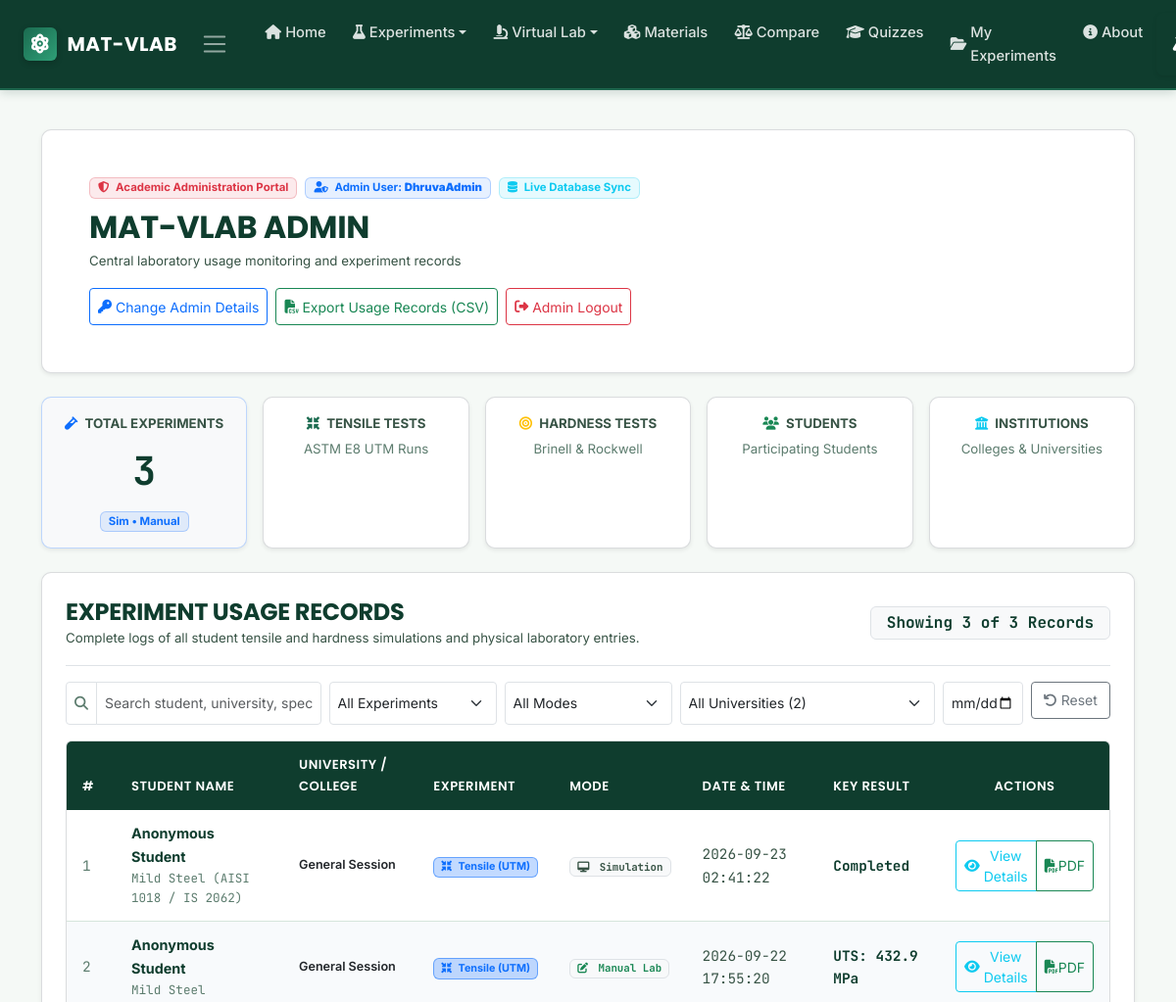
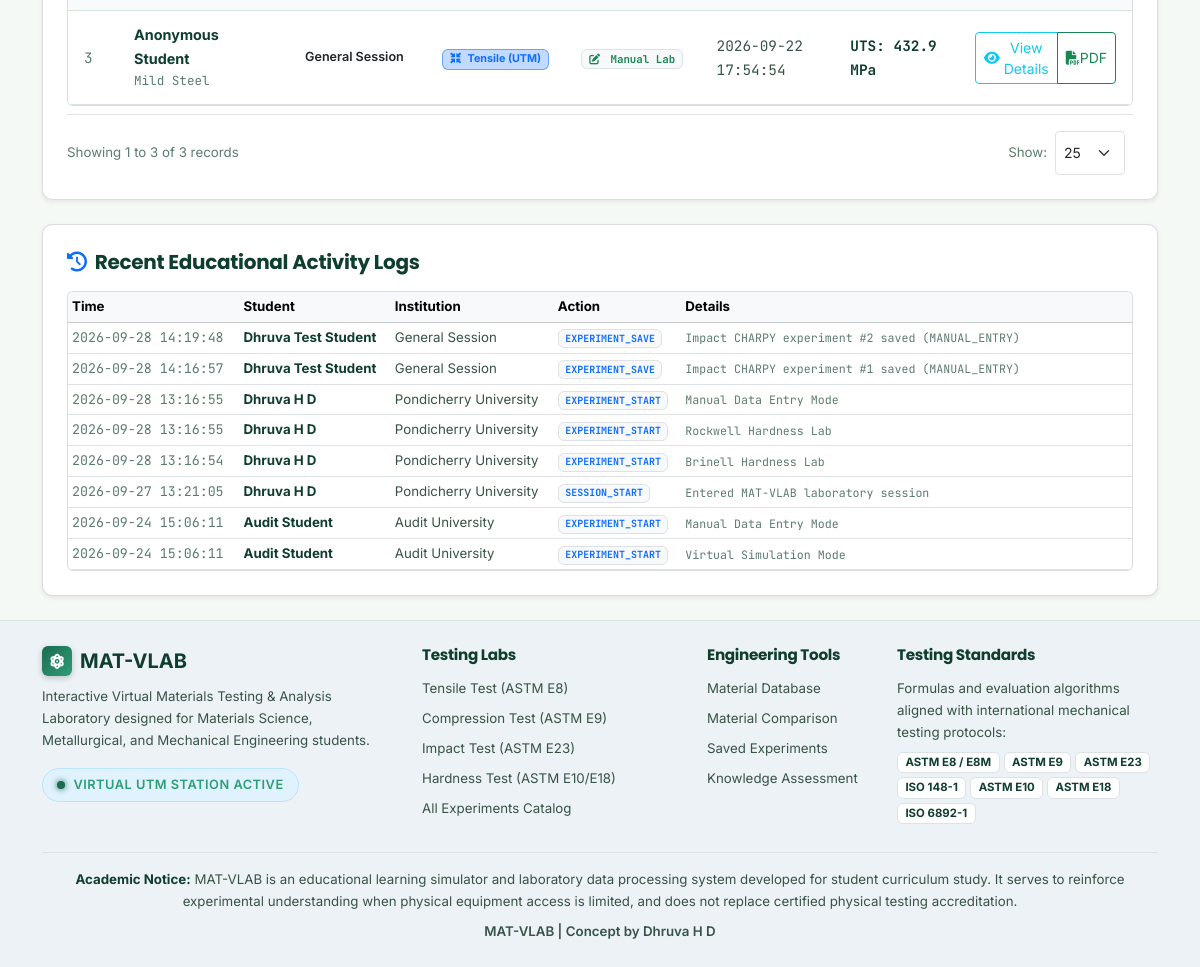
/admin/records (signed in), run on the app's committed database (2 pictures, top to bottom).
### tables this page shows
CREATE TABLE admin_credentials (
    id INTEGER PRIMARY KEY AUTOINCREMENT,
    username TEXT NOT NULL,
    password_hash TEXT NOT NULL,
    updated_at TIMESTAMP DEFAULT CURRENT_TIMESTAMP
);

CREATE TABLE experiments (
        id INTEGER PRIMARY KEY AUTOINCREMENT,
        title TEXT NOT NULL,
        experiment_type TEXT NOT NULL,
        mode TEXT NOT NULL, -- 'VIRTUAL_SIMULATION' or 'MANUAL_ENTRY'
        material_name TEXT NOT NULL,
        original_diameter REAL NOT NULL,
        original_gauge_length REAL NOT NULL,
        final_gauge_length REAL,
        final_diameter REAL,
        notes TEXT,
        created_at TIMESTAMP DEFAULT CURRENT_TIMESTAMP
    , student_id TEXT, student_name TEXT, university TEXT, session_id TEXT);

CREATE TABLE experiment_results (
        id INTEGER PRIMARY KEY AUTOINCREMENT,
        experiment_id INTEGER UNIQUE NOT NULL,
        cross_sectional_area REAL NOT NULL,
        youngs_modulus_gpa REAL,
        yield_strength_mpa REAL,
        uts_mpa REAL,
        max_load_n REAL,
        elongation_pct REAL,
        reduction_area_pct REAL,
        modulus_of_resilience_mj_m3 REAL,
        toughness_mj_m3 REAL,
        conclusion TEXT,
        FOREIGN KEY (experiment_id) REFERENCES experiments (id) ON DELETE CASCADE
    );

CREATE TABLE activity_logs (
        id INTEGER PRIMARY KEY AUTOINCREMENT,
        student_id TEXT,
        activity_type TEXT NOT NULL, -- 'EXPERIMENT_START', 'EXPERIMENT_SAVE', 'QUIZ_ATTEMPT', 'REPORT_DOWNLOAD'
        details TEXT,
        created_at TIMESTAMP DEFAULT CURRENT_TIMESTAMP
    , student_name TEXT, university TEXT, session_id TEXT);

### app.py (the view)
@app.route('/portal-admin')
@app.route('/portal-admin/records')
@app.route('/admin')
@app.route('/admin/records')
@admin_required
def admin_dashboard():
    search_q = request.args.get('q', '').strip()
    selected_uni = request.args.get('university', '').strip()
    selected_type = request.args.get('type', '').strip()
    selected_mode = request.args.get('mode', '').strip()
    selected_date = request.args.get('date', '').strip()
    data = get_admin_dashboard_data(
        search_query=search_q if search_q else None,
        university=selected_uni if selected_uni and selected_uni != 'ALL' else None,
        exp_type=selected_type if selected_type and selected_type != 'ALL' else None,
        mode=selected_mode if selected_mode and selected_mode != 'ALL' else None,
        date_query=selected_date if selected_date else None
    )
    admin_creds = get_admin_credentials()
    return render_template(
        'admin.html',
        active_page='admin',
        stats=data,
        records=data['records'],
        total_records=data['total_records_count'],
        search_q=search_q,
        selected_uni=selected_uni,
        selected_type=selected_type,
        selected_mode=selected_mode,
        selected_date=selected_date,
        admin_creds=admin_creds
    )

### templates/admin.html (shortened to what this page needs)
{% extends "base.html" %}
{% block content %}
<div class="container py-4">
  <div class="lab-card p-4 p-md-5 mb-4 border border-secondary border-opacity-25 shadow-sm">
    <div class="d-flex justify-content-between align-items-center flex-wrap gap-3">
      <div>
        <div class="d-flex align-items-center gap-2 mb-2 flex-wrap">
          <span class="badge bg-danger bg-opacity-10 text-danger border border-danger border-opacity-25 px-2 py-1 fw-bold">
            <i class="fas fa-shield-alt me-1"></i> Academic Administration Portal
          </span>
          <span class="badge bg-primary bg-opacity-10 text-primary border border-primary border-opacity-25 px-2 py-1">
            <i class="fas fa-user-shield me-1"></i> Admin User: <strong>{{ session.get('admin_username') or (admin_creds.username if admin_creds else 'admin') }}</strong>
          </span>
          <span class="badge bg-info bg-opacity-10 text-info border border-info border-opacity-25 px-2 py-1">
            <i class="fas fa-database me-1"></i> Live Database Sync
          </span>
        </div>
        <h1 class="fw-bold text-navy fs-2 mb-1">MAT-VLAB ADMIN</h1>
        <p class="text-secondary small mb-0">
          Central laboratory usage monitoring and experiment records
        </p>
      </div>
      <div class="d-flex flex-wrap gap-2">
        <button type="button" class="btn btn-sm btn-outline-primary" data-bs-toggle="modal" data-bs-target="#adminCredentialsModal">
          <i class="fas fa-key me-1"></i> Change Admin Details
        </button>
        <a href="{{ url_for('admin_export_csv') }}" class="btn btn-sm btn-outline-success">
          <i class="fas fa-file-csv me-1"></i> Export Usage Records (CSV)
        </a>
        <a href="{{ url_for('admin_logout') }}" class="btn btn-sm btn-outline-danger">
          <i class="fas fa-sign-out-alt me-1"></i> Admin Logout
        </a>
      </div>
    </div>
  </div>
  <div class="row g-3 mb-4">
    <div class="col-sm-6 col-lg">
      <div class="lab-card p-3 border border-primary border-opacity-25 shadow-sm text-center bg-light h-100">
        <div class="text-secondary small fw-bold text-uppercase mb-1 tracking-wider">
          <i class="fas fa-vial me-1 text-primary"></i> Total Experiments
        </div>
        <div class="fs-1 fw-bold text-navy font-mono mb-1">
          {{ stats.total_experiments }}
        </div>
        <div class="badge bg-primary bg-opacity-10 text-primary border border-primary border-opacity-25 px-2 py-1 small">
          {{ stats.total_sim }} Sim • {{ stats.total_manual }} Manual
        </div>
      </div>
    </div>
    <div class="col-sm-6 col-lg">
      <div class="lab-card p-3 border border-secondary border-opacity-25 shadow-sm text-center h-100">
        <div class="text-secondary small fw-bold text-uppercase mb-1 tracking-wider">
          <i class="fas fa-compress-arrows-alt me-1 text-steel"></i> Tensile Tests
        </div>
        <div class="small text-muted">ASTM E8 UTM Runs</div>
      </div>
    </div>
    <div class="col-sm-6 col-lg">
      <div class="lab-card p-3 border border-secondary border-opacity-25 shadow-sm text-center h-100">
        <div class="text-secondary small fw-bold text-uppercase mb-1 tracking-wider">
          <i class="fas fa-bullseye me-1 text-warning"></i> Hardness Tests
        </div>
        <div class="small text-muted">Brinell &amp; Rockwell</div>
      </div>
    </div>
    <div class="col-sm-6 col-lg">
      <div class="lab-card p-3 border border-secondary border-opacity-25 shadow-sm text-center h-100">
        <div class="text-secondary small fw-bold text-uppercase mb-1 tracking-wider">
          <i class="fas fa-users me-1 text-success"></i> Students
        </div>
        <div class="small text-muted">Participating Students</div>
      </div>
    </div>
    <div class="col-sm-6 col-lg">
      <div class="lab-card p-3 border border-secondary border-opacity-25 shadow-sm text-center h-100">
        <div class="text-secondary small fw-bold text-uppercase mb-1 tracking-wider">
          <i class="fas fa-university me-1 text-info"></i> Institutions
        </div>
        <div class="small text-muted">Colleges &amp; Universities</div>
      </div>
    </div>
  </div>
  <div class="lab-card p-4 border border-secondary border-opacity-25 shadow-sm mb-4">
    <div class="d-flex justify-content-between align-items-center flex-wrap gap-3 pb-3 mb-3 border-bottom">
      <div>
        <h3 class="fw-bold text-navy fs-4 mb-0">EXPERIMENT USAGE RECORDS</h3>
        <p class="text-secondary small mb-0">
          Complete logs of all student tensile and hardness simulations and physical laboratory entries.
        </p>
      </div>
      <div>
        <span class="badge bg-light text-navy border px-3 py-2 fs-6 font-mono" id="showingCountBadge">
        </span>
      </div>
    </div>
    <div class="row g-2 mb-3">
      <div class="col-md-3">
        <div class="input-group input-group-sm">
          <span class="input-group-text bg-white text-muted">
            <i class="fas fa-search"></i>
          </span>
          <input
            type="text"
            class="form-control"
            id="recordSearchInput"
            placeholder="Search student, university, specimen..."
            value="{{ search_q }}"
          >
        </div>
      </div>
      <div class="col-md-2">
        <select class="form-select form-select-sm" id="typeFilter">
          <option value="">All Experiments</option>
        </select>
      </div>
      <div class="col-md-2">
        <select class="form-select form-select-sm" id="modeFilter">
          <option value="">All Modes</option>
        </select>
      </div>
      <div class="col-md-3">
        <select class="form-select form-select-sm" id="universityFilter">
          <option value="">All Universities ({{ stats.universities|length }})</option>
        </select>
      </div>
      <div class="col-md-1">
        <input type="date" class="form-control form-control-sm" id="dateFilter" value="{{ selected_date }}" title="Filter by date">
      </div>
      <div class="col-md-1">
        <button class="btn btn-sm btn-outline-secondary w-100" id="resetFiltersBtn" title="Reset all filters">
          <i class="fas fa-undo me-1"></i> Reset
        </button>
      </div>
    </div>
    <div class="table-responsive rounded border border-secondary border-opacity-25">
      <table class="table table-lab table-hover align-middle mb-0" id="usageRecordsTable">
        <thead>
          <tr>
            <th style="width: 50px;">#</th>
            <th>Student Name</th>
            <th>University / College</th>
            <th>Experiment</th>
            <th>Mode</th>
            <th>Date &amp; Time</th>
            <th>Key Result</th>
            <th class="text-center" style="width: 170px;">Actions</th>
          </tr>
        </thead>
        <tbody id="recordsTableBody">
          {% for r in records %}
          <tr class="record-row"
              data-student="{{ r.student_name|lower }}"
              data-uni="{{ r.university|lower }}"
              data-type="{% if 'tensile' in r.exp_type|lower %}tensile{% elif 'brinell' in r.exp_type|lower %}brinell{% elif 'rockwell' in r.exp_type|lower %}rockwell{% else %}other{% endif %}"
              data-mode="{% if 'simulation' in r.mode|lower %}simulation{% else %}manual{% endif %}"
              data-date="{{ r.created_at[:10] if r.created_at else '' }}"
              data-material="{{ r.material_name|lower if r.material_name else '' }}">
            <td class="font-mono text-muted small">{{ loop.index }}</td>
            <td>
              <div class="fw-bold text-navy">{{ r.student_name }}</div>
              <div class="small text-muted font-mono">{{ r.material_name }}</div>
            </td>
            <td>
              <div class="text-dark small fw-semibold">{{ r.university }}</div>
            </td>
            <td>
              {% if 'tensile' in r.exp_type|lower %}
              <span class="badge bg-primary bg-opacity-25 text-primary border border-primary border-opacity-50">
                <i class="fas fa-compress-arrows-alt me-1"></i> Tensile (UTM)
              </span>
              {% elif 'brinell' in r.exp_type|lower %}
              <span class="badge bg-warning bg-opacity-25 text-warning border border-warning border-opacity-50">
                <i class="fas fa-circle me-1"></i> Brinell
              </span>
              {% else %}
              <span class="badge bg-danger bg-opacity-25 text-danger border border-danger border-opacity-50">
                <i class="fas fa-gem me-1"></i> Rockwell
              </span>
              {% endif %}
            </td>
            <td>
              {% if 'simulation' in r.mode|lower %}
              <span class="badge bg-light text-secondary border font-mono small">
                <i class="fas fa-desktop me-1"></i> Simulation
              </span>
              {% else %}
              <span class="badge bg-light text-success border font-mono small">
                <i class="fas fa-edit me-1"></i> Manual Lab
              </span>
              {% endif %}
            </td>
            <td class="text-secondary small font-mono">
              {{ r.created_at }}
            </td>
            <td>
              <span class="fw-bold font-mono text-navy">{{ r.key_result }}</span>
            </td>
            <td class="text-center">
              <div class="btn-group btn-group-sm">
                <button type="button" class="btn btn-outline-info" title="View Detailed Record" onclick="viewRecordDetails('{{ r.table }}', {{ r.id }})">
                  <i class="fas fa-eye me-1"></i> View Details
                </button>
                <a href="{{ r.report_url }}" target="_blank" class="btn btn-outline-success" title="Download Official PDF Report">
                  <i class="fas fa-file-pdf"></i> PDF
                </a>
              </div>
            </td>
          </tr>
          {% endfor %}
        </tbody>
      </table>
    </div>
    <div class="d-flex justify-content-between align-items-center flex-wrap gap-2 pt-3 mt-2 border-top">
      <div class="small text-muted" id="paginationSummary">
      </div>
      <div class="d-flex align-items-center gap-2">
        <label for="perPageSelect" class="small text-muted mb-0">Show:</label>
        <select class="form-select form-select-sm" id="perPageSelect" style="width: auto;">
          <option value="25" selected>25</option>
        </select>
      </div>
    </div>
  </div>
  <div class="row g-3">
    <div class="col-12">
      <div class="lab-card p-4 border border-secondary border-opacity-25 shadow-sm">
        <h5 class="fw-bold text-navy mb-3">
          <i class="fas fa-history me-2 text-primary"></i>Recent Educational Activity Logs
        </h5>
        <div class="table-responsive rounded border border-secondary border-opacity-25" style="max-height: 280px; overflow-y: auto;">
          <table class="table table-sm table-hover align-middle mb-0 small">
            <thead class="table-light">
              <tr>
                <th>Time</th>
                <th>Student</th>
                <th>Institution</th>
                <th>Action</th>
                <th>Details</th>
              </tr>
            </thead>
            <tbody>
              {% for act in stats.recent_activity_logs %}
              <tr>
                <td class="text-muted font-mono" style="white-space: nowrap;">{{ act.created_at[:19] if act.created_at else '—' }}</td>
                <td class="fw-bold text-navy">{{ act.name }}</td>
                <td class="text-secondary">{{ act.university }}</td>
                <td>
                  <span class="badge bg-light text-primary border font-mono">{{ act.activity_type }}</span>
                </td>
                <td class="text-muted font-mono small">{{ act.details }}</td>
              </tr>
              {% else %}
              <tr><td colspan="5" class="text-center text-muted py-3">No activity recorded yet</td></tr>
              {% endfor %}
            </tbody>
          </table>
        </div>
      </div>
    </div>
  </div>
</div>
{% endblock %}

### data on the page
admin_credentials: get "DhruvaAdmin"
experiments: student_name "Anonymous Student", material_name "Mild Steel (AISI 1018 / IS 2062)", university "General Session", shows "Simulation", created_at "2026-09-23 02:41:22", key_result "Completed"
experiment_results: student_name "Anonymous Student", material_name "Mild Steel", university "General Session", shows "Manual Lab", created_at "2026-09-22 17:55:20", key_result "UTS: 432.9 MPa"
experiment_results: student_name "Anonymous Student", material_name "Mild Steel", university "General Session", shows "Manual Lab", created_at "2026-09-22 17:54:54", key_result "UTS: 432.9 MPa"
activity_logs: created_at "2026-09-28 14:19:48", name "Dhruva Test Student", university "General Session", activity_type "EXPERIMENT_SAVE", details "Impact CHARPY experiment #2 saved (MANUAL_ENTRY)"
activity_logs: created_at "2026-09-28 14:16:57", name "Dhruva Test Student", university "General Session", activity_type "EXPERIMENT_SAVE", details "Impact CHARPY experiment #1 saved (MANUAL_ENTRY)"
activity_logs: created_at "2026-09-28 13:16:55", name "Dhruva H D", university "Pondicherry University", activity_type "EXPERIMENT_START", details "Manual Data Entry Mode"
activity_logs: created_at "2026-09-28 13:16:55", name "Dhruva H D", university "Pondicherry University", activity_type "EXPERIMENT_START", details "Rockwell Hardness Lab"
activity_logs: created_at "2026-09-28 13:16:54", name "Dhruva H D", university "Pondicherry University", activity_type "EXPERIMENT_START", details "Brinell Hardness Lab"
activity_logs: created_at "2026-09-27 13:21:05", name "Dhruva H D", university "Pondicherry University", activity_type "SESSION_START", details "Entered MAT-VLAB laboratory session"
activity_logs: created_at "2026-09-24 15:06:11", name "Audit Student", university "Audit University", activity_type "EXPERIMENT_START", details "Manual Data Entry Mode"
activity_logs: created_at "2026-09-24 15:06:11", name "Audit Student", university "Audit University", activity_type "EXPERIMENT_START", details "Virtual Simulation Mode"

### other printed values
{{ stats.total_experiments }} "3"
